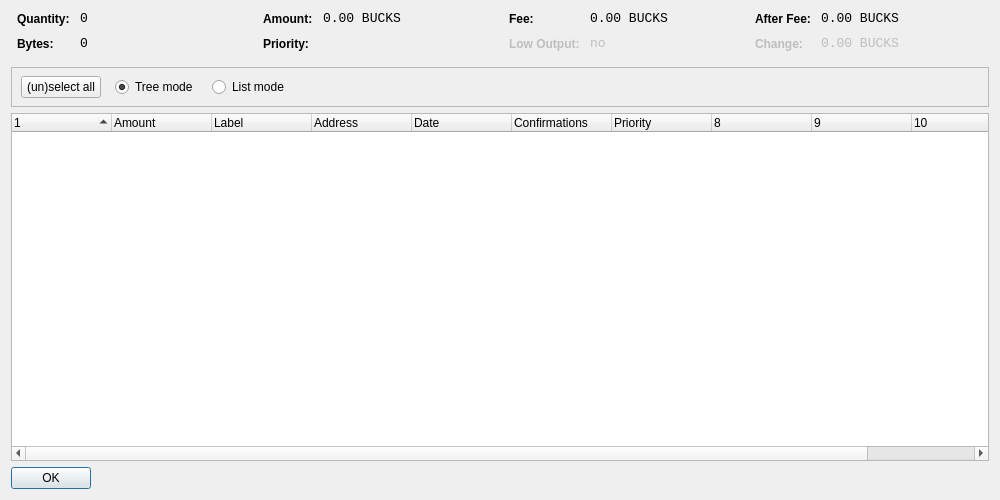
<?xml version="1.0" encoding="UTF-8"?>
<ui version="4.0">
 <class>CoinControlDialog</class>
 <widget class="QDialog" name="CoinControlDialog">
  <property name="geometry">
   <rect>
    <x>0</x>
    <y>0</y>
    <width>1000</width>
    <height>500</height>
   </rect>
  </property>
  <property name="windowTitle">
   <string>Coin Control</string>
  </property>
  <layout class="QVBoxLayout" name="verticalLayout">
   <item>
    <layout class="QHBoxLayout" name="horizontalLayoutTop" stretch="0,0,0,0">
     <property name="topMargin">
      <number>0</number>
     </property>
     <property name="bottomMargin">
      <number>10</number>
     </property>
     <item>
      <layout class="QFormLayout" name="formLayoutCoinControl1">
       <property name="horizontalSpacing">
        <number>10</number>
       </property>
       <property name="verticalSpacing">
        <number>10</number>
       </property>
       <property name="leftMargin">
        <number>6</number>
       </property>
       <property name="rightMargin">
        <number>6</number>
       </property>
       <item row="0" column="0">
        <widget class="QLabel" name="labelCoinControlQuantityText">
         <property name="styleSheet">
          <string notr="true">font-weight:bold;</string>
         </property>
         <property name="text">
          <string>Quantity:</string>
         </property>
        </widget>
       </item>
       <item row="0" column="1">
        <widget class="QLabel" name="labelCoinControlQuantity">
         <property name="font">
          <font>
           <family>Monospace</family>
           <pointsize>10</pointsize>
          </font>
         </property>
         <property name="cursor">
          <cursorShape>IBeamCursor</cursorShape>
         </property>
         <property name="contextMenuPolicy">
          <enum>Qt::ActionsContextMenu</enum>
         </property>
         <property name="text">
          <string notr="true">0</string>
         </property>
         <property name="textInteractionFlags">
          <set>Qt::LinksAccessibleByMouse|Qt::TextSelectableByKeyboard|Qt::TextSelectableByMouse</set>
         </property>
        </widget>
       </item>
       <item row="1" column="0">
        <widget class="QLabel" name="labelCoinControlBytesText">
         <property name="styleSheet">
          <string notr="true">font-weight:bold;</string>
         </property>
         <property name="text">
          <string>Bytes:</string>
         </property>
        </widget>
       </item>
       <item row="1" column="1">
        <widget class="QLabel" name="labelCoinControlBytes">
         <property name="font">
          <font>
           <family>Monospace</family>
           <pointsize>10</pointsize>
          </font>
         </property>
         <property name="cursor">
          <cursorShape>IBeamCursor</cursorShape>
         </property>
         <property name="contextMenuPolicy">
          <enum>Qt::ActionsContextMenu</enum>
         </property>
         <property name="text">
          <string notr="true">0</string>
         </property>
         <property name="textInteractionFlags">
          <set>Qt::LinksAccessibleByMouse|Qt::TextSelectableByKeyboard|Qt::TextSelectableByMouse</set>
         </property>
        </widget>
       </item>
      </layout>
     </item>
     <item>
      <layout class="QFormLayout" name="formLayoutCoinControl2">
       <property name="horizontalSpacing">
        <number>10</number>
       </property>
       <property name="verticalSpacing">
        <number>10</number>
       </property>
       <property name="leftMargin">
        <number>6</number>
       </property>
       <property name="rightMargin">
        <number>6</number>
       </property>
       <item row="0" column="0">
        <widget class="QLabel" name="labelCoinControlAmountText">
         <property name="styleSheet">
          <string notr="true">font-weight:bold;</string>
         </property>
         <property name="text">
          <string>Amount:</string>
         </property>
        </widget>
       </item>
       <item row="0" column="1">
        <widget class="QLabel" name="labelCoinControlAmount">
         <property name="font">
          <font>
           <family>Monospace</family>
           <pointsize>10</pointsize>
          </font>
         </property>
         <property name="cursor">
          <cursorShape>IBeamCursor</cursorShape>
         </property>
         <property name="contextMenuPolicy">
          <enum>Qt::ActionsContextMenu</enum>
         </property>
         <property name="text">
          <string notr="true">0.00 BUCKS</string>
         </property>
         <property name="textInteractionFlags">
          <set>Qt::LinksAccessibleByMouse|Qt::TextSelectableByKeyboard|Qt::TextSelectableByMouse</set>
         </property>
        </widget>
       </item>
       <item row="1" column="0">
        <widget class="QLabel" name="labelCoinControlPriorityText">
         <property name="styleSheet">
          <string notr="true">font-weight:bold;</string>
         </property>
         <property name="text">
          <string>Priority:</string>
         </property>
        </widget>
       </item>
       <item row="1" column="1">
        <widget class="QLabel" name="labelCoinControlPriority">
         <property name="font">
          <font>
           <family>Monospace</family>
           <pointsize>10</pointsize>
          </font>
         </property>
         <property name="cursor">
          <cursorShape>IBeamCursor</cursorShape>
         </property>
         <property name="contextMenuPolicy">
          <enum>Qt::ActionsContextMenu</enum>
         </property>
         <property name="text">
          <string/>
         </property>
         <property name="textInteractionFlags">
          <set>Qt::LinksAccessibleByMouse|Qt::TextSelectableByKeyboard|Qt::TextSelectableByMouse</set>
         </property>
        </widget>
       </item>
      </layout>
     </item>
     <item>
      <layout class="QFormLayout" name="formLayoutCoinControl3">
       <property name="horizontalSpacing">
        <number>10</number>
       </property>
       <property name="verticalSpacing">
        <number>10</number>
       </property>
       <property name="leftMargin">
        <number>6</number>
       </property>
       <property name="rightMargin">
        <number>6</number>
       </property>
       <item row="0" column="0">
        <widget class="QLabel" name="labelCoinControlFeeText">
         <property name="styleSheet">
          <string notr="true">font-weight:bold;</string>
         </property>
         <property name="text">
          <string>Fee:</string>
         </property>
        </widget>
       </item>
       <item row="0" column="1">
        <widget class="QLabel" name="labelCoinControlFee">
         <property name="font">
          <font>
           <family>Monospace</family>
           <pointsize>10</pointsize>
          </font>
         </property>
         <property name="cursor">
          <cursorShape>IBeamCursor</cursorShape>
         </property>
         <property name="contextMenuPolicy">
          <enum>Qt::ActionsContextMenu</enum>
         </property>
         <property name="text">
          <string notr="true">0.00 BUCKS</string>
         </property>
         <property name="textInteractionFlags">
          <set>Qt::LinksAccessibleByMouse|Qt::TextSelectableByKeyboard|Qt::TextSelectableByMouse</set>
         </property>
        </widget>
       </item>
       <item row="1" column="0">
        <widget class="QLabel" name="labelCoinControlLowOutputText">
         <property name="enabled">
          <bool>false</bool>
         </property>
         <property name="styleSheet">
          <string notr="true">font-weight:bold;</string>
         </property>
         <property name="text">
          <string>Low Output:</string>
         </property>
        </widget>
       </item>
       <item row="1" column="1">
        <widget class="QLabel" name="labelCoinControlLowOutput">
         <property name="enabled">
          <bool>false</bool>
         </property>
         <property name="font">
          <font>
           <family>Monospace</family>
           <pointsize>10</pointsize>
          </font>
         </property>
         <property name="cursor">
          <cursorShape>IBeamCursor</cursorShape>
         </property>
         <property name="contextMenuPolicy">
          <enum>Qt::ActionsContextMenu</enum>
         </property>
         <property name="text">
          <string notr="true">no</string>
         </property>
         <property name="textInteractionFlags">
          <set>Qt::LinksAccessibleByMouse|Qt::TextSelectableByKeyboard|Qt::TextSelectableByMouse</set>
         </property>
        </widget>
       </item>
      </layout>
     </item>
     <item>
      <layout class="QFormLayout" name="formLayoutCoinControl4">
       <property name="horizontalSpacing">
        <number>10</number>
       </property>
       <property name="verticalSpacing">
        <number>10</number>
       </property>
       <property name="leftMargin">
        <number>6</number>
       </property>
       <property name="rightMargin">
        <number>6</number>
       </property>
       <item row="0" column="0">
        <widget class="QLabel" name="labelCoinControlAfterFeeText">
         <property name="styleSheet">
          <string notr="true">font-weight:bold;</string>
         </property>
         <property name="text">
          <string>After Fee:</string>
         </property>
        </widget>
       </item>
       <item row="0" column="1">
        <widget class="QLabel" name="labelCoinControlAfterFee">
         <property name="font">
          <font>
           <family>Monospace</family>
           <pointsize>10</pointsize>
          </font>
         </property>
         <property name="cursor">
          <cursorShape>IBeamCursor</cursorShape>
         </property>
         <property name="contextMenuPolicy">
          <enum>Qt::ActionsContextMenu</enum>
         </property>
         <property name="text">
          <string notr="true">0.00 BUCKS</string>
         </property>
         <property name="textInteractionFlags">
          <set>Qt::LinksAccessibleByMouse|Qt::TextSelectableByKeyboard|Qt::TextSelectableByMouse</set>
         </property>
        </widget>
       </item>
       <item row="1" column="0">
        <widget class="QLabel" name="labelCoinControlChangeText">
         <property name="enabled">
          <bool>false</bool>
         </property>
         <property name="styleSheet">
          <string notr="true">font-weight:bold;</string>
         </property>
         <property name="text">
          <string>Change:</string>
         </property>
        </widget>
       </item>
       <item row="1" column="1">
        <widget class="QLabel" name="labelCoinControlChange">
         <property name="enabled">
          <bool>false</bool>
         </property>
         <property name="font">
          <font>
           <family>Monospace</family>
           <pointsize>10</pointsize>
          </font>
         </property>
         <property name="cursor">
          <cursorShape>IBeamCursor</cursorShape>
         </property>
         <property name="contextMenuPolicy">
          <enum>Qt::ActionsContextMenu</enum>
         </property>
         <property name="text">
          <string notr="true">0.00 BUCKS</string>
         </property>
         <property name="textInteractionFlags">
          <set>Qt::LinksAccessibleByMouse|Qt::TextSelectableByKeyboard|Qt::TextSelectableByMouse</set>
         </property>
        </widget>
       </item>
      </layout>
     </item>
    </layout>
   </item>
   <item>
    <widget class="QFrame" name="frame">
     <property name="minimumSize">
      <size>
       <width>0</width>
       <height>40</height>
      </size>
     </property>
     <property name="frameShape">
      <enum>QFrame::StyledPanel</enum>
     </property>
     <property name="frameShadow">
      <enum>QFrame::Sunken</enum>
     </property>
     <widget class="QWidget" name="horizontalLayoutWidget">
      <property name="geometry">
       <rect>
        <x>10</x>
        <y>0</y>
        <width>781</width>
        <height>41</height>
       </rect>
      </property>
      <layout class="QHBoxLayout" name="horizontalLayoutPanel" stretch="0,0,0,0,0">
       <property name="spacing">
        <number>14</number>
       </property>
       <item>
        <widget class="QPushButton" name="pushButtonSelectAll">
         <property name="sizePolicy">
          <sizepolicy hsizetype="Maximum" vsizetype="Fixed">
           <horstretch>0</horstretch>
           <verstretch>0</verstretch>
          </sizepolicy>
         </property>
         <property name="text">
          <string>(un)select all</string>
         </property>
        </widget>
       </item>
       <item>
        <widget class="QRadioButton" name="radioTreeMode">
         <property name="sizePolicy">
          <sizepolicy hsizetype="Maximum" vsizetype="Fixed">
           <horstretch>0</horstretch>
           <verstretch>0</verstretch>
          </sizepolicy>
         </property>
         <property name="text">
          <string>Tree mode</string>
         </property>
         <property name="checked">
          <bool>true</bool>
         </property>
        </widget>
       </item>
       <item>
        <widget class="QRadioButton" name="radioListMode">
         <property name="sizePolicy">
          <sizepolicy hsizetype="Maximum" vsizetype="Fixed">
           <horstretch>0</horstretch>
           <verstretch>0</verstretch>
          </sizepolicy>
         </property>
         <property name="text">
          <string>List mode</string>
         </property>
        </widget>
       </item>
       <item>
        <spacer name="horizontalSpacer">
         <property name="orientation">
          <enum>Qt::Horizontal</enum>
         </property>
         <property name="sizeHint" stdset="0">
          <size>
           <width>40</width>
           <height>20</height>
          </size>
         </property>
        </spacer>
       </item>
      </layout>
     </widget>
    </widget>
   </item>
   <item>
    <widget class="CoinControlTreeWidget" name="treeWidget">
     <property name="contextMenuPolicy">
      <enum>Qt::CustomContextMenu</enum>
     </property>
     <property name="sortingEnabled">
      <bool>false</bool>
     </property>
     <property name="columnCount">
      <number>11</number>
     </property>
     <attribute name="headerShowSortIndicator" stdset="0">
      <bool>true</bool>
     </attribute>
     <attribute name="headerStretchLastSection">
      <bool>false</bool>
     </attribute>
     <column>
      <property name="text">
       <string/>
      </property>
     </column>
     <column>
      <property name="text">
       <string>Amount</string>
      </property>
     </column>
     <column>
      <property name="text">
       <string>Label</string>
      </property>
     </column>
     <column>
      <property name="text">
       <string>Address</string>
      </property>
     </column>
     <column>
      <property name="text">
       <string>Date</string>
      </property>
     </column>
     <column>
      <property name="text">
       <string>Confirmations</string>
      </property>
      <property name="toolTip">
       <string>Confirmed</string>
      </property>
     </column>
     <column>
      <property name="text">
       <string>Priority</string>
      </property>
     </column>
     <column>
      <property name="text">
       <string/>
      </property>
     </column>
     <column>
      <property name="text">
       <string/>
      </property>
     </column>
     <column>
      <property name="text">
       <string/>
      </property>
     </column>
     <column>
      <property name="text">
       <string/>
      </property>
     </column>
    </widget>
   </item>
   <item>
    <widget class="QDialogButtonBox" name="buttonBox">
     <property name="sizePolicy">
      <sizepolicy hsizetype="Maximum" vsizetype="Fixed">
       <horstretch>0</horstretch>
       <verstretch>0</verstretch>
      </sizepolicy>
     </property>
     <property name="orientation">
      <enum>Qt::Horizontal</enum>
     </property>
     <property name="standardButtons">
      <set>QDialogButtonBox::Ok</set>
     </property>
    </widget>
   </item>
  </layout>
 </widget>
 <customwidgets>
  <customwidget>
   <class>CoinControlTreeWidget</class>
   <extends>QTreeWidget</extends>
   <header>coincontroltreewidget.h</header>
  </customwidget>
 </customwidgets>
 <resources/>
 <connections/>
</ui>
